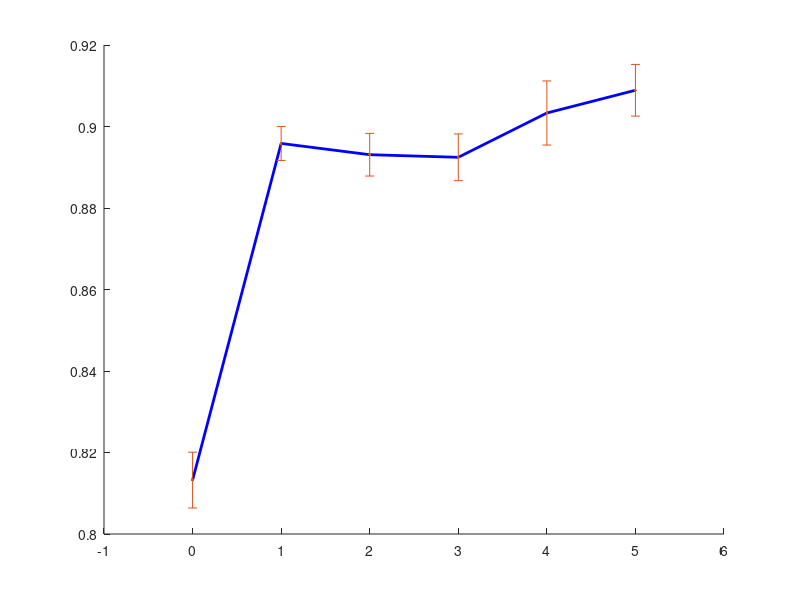

This figure's MATLAB source: (Note: this script raises an error after producing the figure.)
function[SI_inv,SIloc_inv,Npca,Npca_loc,K,Kloc] = figure_decoding_K_PC_cl()
%indexes: 
%1,2 loom vs flash, early; full set & locomotion
%3,4 sound vs flash, early; full set & locomotion
%5,6 sound vs loom, early; full set & locomotion
%7,8 loom vs flash, intermediate; full set & locomotion
%9,10 sound vs flash, intermediate; full set & locomotion
%11,12 sound vs loom, intermediate; full set & locomotion
%13,14 loom vs flash, late; full set & locomotion
%15,16 sound vs flash, late; full set & locomotion
%17,18 sound vs loom, late; full set & locomotion

%flash vs loom
[SI_inv{1},SIloc_inv{1},sSI_inv{1},sSIloc_inv{1},Npca,Npca_loc,K,Kloc] = figure_decoding_K_PC_cl_sub0(1:2);
[SI_inv{2},SIloc_inv{2},sSI_inv{2},sSIloc_inv{2}] = figure_decoding_K_PC_cl_sub0(7:8);
[SI_inv{3},SIloc_inv{3},sSI_inv{3},sSIloc_inv{3}] = figure_decoding_K_PC_cl_sub0(13:14);
Xcval2 = [0 0 0; 0 0 0; 0 0 0]; 
Xcval1 = [0 0 1; 0 0 0.8; 0 0 0.6]; 
Ycval = [0.7 0.7 0.7; 0.35 0.35 0.35; 0 0 0]; 
figure_decoding_K_PC_cl_sub1(SI_inv,SIloc_inv,sSI_inv,sSIloc_inv,Npca,Npca_loc,Xcval1,Xcval2,Ycval);
figure_decoding_K_PC_cl_sub2(SI_inv,SIloc_inv,sSI_inv,sSIloc_inv,K,Kloc,Xcval1,Xcval2,Ycval);

%flash vs sound
[SI_inv{1},SIloc_inv{1},sSI_inv{1},sSIloc_inv{1},Npca,Npca_loc,K,Kloc] = figure_decoding_K_PC_cl_sub0(3:4);
[SI_inv{2},SIloc_inv{2},sSI_inv{2},sSIloc_inv{2}] = figure_decoding_K_PC_cl_sub0(9:10);
[SI_inv{3},SIloc_inv{3},sSI_inv{3},sSIloc_inv{3}] = figure_decoding_K_PC_cl_sub0(15:16);
Xcval2 = [0 0 0; 0 0 0; 0 0 0]; 
Xcval1 = [1 0 0; 0.8 0 0; 0.6 0 0]; 
Ycval = [0.7 0.7 0.7; 0.35 0.35 0.35; 0 0 0];
figure_decoding_K_PC_cl_sub1(SI_inv,SIloc_inv,sSI_inv,sSIloc_inv,Npca,Npca_loc,Xcval1,Xcval2,Ycval);
figure_decoding_K_PC_cl_sub2(SI_inv,SIloc_inv,sSI_inv,sSIloc_inv,K,Kloc,Xcval1,Xcval2,Ycval);

%loom vs sound
[SI_inv{1},SIloc_inv{1},sSI_inv{1},sSIloc_inv{1},Npca,Npca_loc,K,Kloc] = figure_decoding_K_PC_cl_sub0(5:6);
[SI_inv{2},SIloc_inv{2},sSI_inv{2},sSIloc_inv{2}] = figure_decoding_K_PC_cl_sub0(11:12);
[SI_inv{3},SIloc_inv{3},sSI_inv{3},sSIloc_inv{3}] = figure_decoding_K_PC_cl_sub0(17:18);
Xcval2 = [0 0 1; 0 0 0.8; 0 0 0.6]; 
Xcval1 = [1 0 0; 0.8 0 0; 0.6 0 0]; 
Ycval = [0.7 0.7 0.7; 0.35 0.35 0.35; 0 0 0]; 
figure_decoding_K_PC_cl_sub1(SI_inv,SIloc_inv,sSI_inv,sSIloc_inv,Npca,Npca_loc,Xcval1,Xcval2,Ycval);
figure_decoding_K_PC_cl_sub2(SI_inv,SIloc_inv,sSI_inv,sSIloc_inv,K,Kloc,Xcval1,Xcval2,Ycval);

function[SI_inv,SIloc_inv,sSI_inv,sSIloc_inv,Npca,Npca_loc,K,Kloc] = figure_decoding_K_PC_cl_sub0(which_ind)
load('results_stimulus_predict_knn_review.mat');
N = numel(res); Ntrial = 344;
%
SI_inv = res(which_ind(1)).correct;
SIloc_inv = res(which_ind(2)).correct;
sSI_inv = squeeze(std(SI_inv,0,1)); 
sSIloc_inv = squeeze(std(SIloc_inv,0,1)); 
SI_inv = squeeze(mean(SI_inv,1)); 
SIloc_inv = squeeze(mean(SIloc_inv,1)); 
Npca = res(which_ind(1)).Npca;
Npca_loc = res(which_ind(2)).Npca;
K = res(which_ind(1)).NN;
Kloc = res(which_ind(2)).NN;


%figure as function of neighbours K 
function[] = figure_decoding_K_PC_cl_sub1(X,Y,sX,sY,x,xloc,Xcval1,Xcval2,Ycval)
fig = figure; set(fig,'Position',[100 100 350 300]);
h = subplot(1,1,1); hold on; 
for n = 1:numel(X)
    temp = X{n};
    stemp = sX{n};
    temp1 = []; stemp1 = [];
    for m = 1:size(temp,2)
        ind = find(temp(:,m) == max(temp(:,m)),1);
        temp1(m) = temp(ind,m);
        stemp1(m) = stemp(ind,m);
    end
    plot(log2(x),temp1,'Color',Xcval1(n,:),'LineWidth',2,'MarkerSize',18);
    errorbar(log2(x),temp1,stemp1,'.','Color',Xcval2(n,:),'LineWidth',2,'MarkerSize',18);
end
for n = 1:numel(Y)
    temp = Y{n};
    stemp = sY{n};
    temp1 = []; stemp1 = [];
    for m = 1:size(temp,2)
        ind = find(temp(:,m) == max(temp(:,m)),1);
        temp1(m) = temp(ind,m);
        stemp1(m) = stemp(ind,m);
    end
    errorbar(log2(xloc),temp1,stemp1,'.:','Color',Ycval(n,:),'LineWidth',2,'MarkerSize',18);
end
xlabel('log2(PC)','FontSize',14); ylabel('%Correct','FontSize',14); 
set(h,'FontSize',12);
xlim([log2(x(1))-1 log2(x(end))+1]);

%figure as function of PC dimensions
function[] = figure_decoding_K_PC_cl_sub2(X,Y,sX,sY,x,xloc,Xcval1,Xcval2,Ycval)
fig = figure; set(fig,'Position',[100 100 350 300]);
h = subplot(1,1,1); hold on; 
for n = 1:numel(X)
    temp = X{n}';
    stemp = sX{n}';
    temp1 = []; stemp1 = [];
    for m = 1:size(temp,2)
        ind = find(temp(:,m) == max(temp(:,m)),1);
        temp1(m) = temp(ind,m);
        stemp1(m) = stemp(ind,m);
    end
    plot(log2(x),temp1,'Color',Xcval1(n,:),'LineWidth',2,'MarkerSize',18);
    errorbar(log2(x),temp1,stemp1,'.','Color',Xcval2(n,:),'LineWidth',2,'MarkerSize',18);
end
for n = 1:numel(Y)
    temp = Y{n}';
    stemp = sY{n}';
    temp1 = []; stemp1 = [];
    for m = 1:size(temp,2)
        ind = find(temp(:,m) == max(temp(:,m)),1);
        temp1(m) = temp(ind,m);
        stemp1(m) = stemp(ind,m);
    end
    errorbar(log2(xloc),temp1,stemp1,'.:','Color',Ycval(n,:),'LineWidth',2,'MarkerSize',18);
end
xlabel('log2(#K)','FontSize',14); ylabel('%Correct','FontSize',14); 
set(h,'FontSize',12);
xlim([log2(x(1))-1 log2(x(end))+1]);
